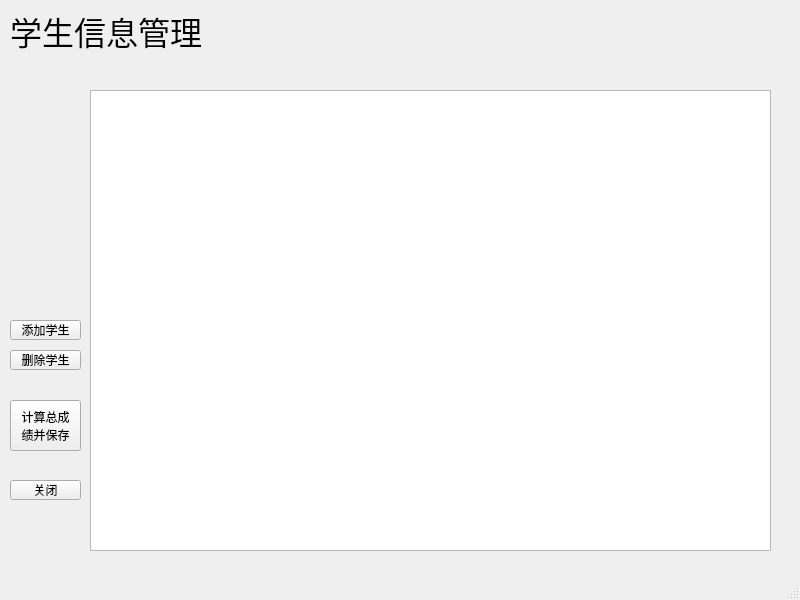
<?xml version="1.0" encoding="UTF-8"?>
<ui version="4.0">
 <class>StudentManage</class>
 <widget class="QMainWindow" name="StudentManage">
  <property name="geometry">
   <rect>
    <x>0</x>
    <y>0</y>
    <width>800</width>
    <height>600</height>
   </rect>
  </property>
  <property name="windowTitle">
   <string>MainWindow</string>
  </property>
  <widget class="QWidget" name="centralwidget">
   <widget class="QLabel" name="label">
    <property name="geometry">
     <rect>
      <x>10</x>
      <y>10</y>
      <width>201</width>
      <height>41</height>
     </rect>
    </property>
    <property name="font">
     <font>
      <family>Adobe Devanagari</family>
      <pointsize>24</pointsize>
     </font>
    </property>
    <property name="text">
     <string>学生信息管理</string>
    </property>
   </widget>
   <widget class="QTableWidget" name="tableWidget">
    <property name="geometry">
     <rect>
      <x>90</x>
      <y>90</y>
      <width>681</width>
      <height>461</height>
     </rect>
    </property>
    <property name="rowCount">
     <number>5</number>
    </property>
    <attribute name="horizontalHeaderVisible">
     <bool>false</bool>
    </attribute>
    <attribute name="verticalHeaderVisible">
     <bool>false</bool>
    </attribute>
    <row/>
    <row/>
    <row/>
    <row/>
    <row/>
   </widget>
   <widget class="QPushButton" name="ButtCalc">
    <property name="geometry">
     <rect>
      <x>10</x>
      <y>400</y>
      <width>71</width>
      <height>51</height>
     </rect>
    </property>
    <property name="text">
     <string>计算总成
绩并保存</string>
    </property>
   </widget>
   <widget class="QPushButton" name="ButtAdd">
    <property name="geometry">
     <rect>
      <x>10</x>
      <y>320</y>
      <width>71</width>
      <height>20</height>
     </rect>
    </property>
    <property name="text">
     <string>添加学生</string>
    </property>
   </widget>
   <widget class="QPushButton" name="ButtDelete">
    <property name="geometry">
     <rect>
      <x>10</x>
      <y>350</y>
      <width>71</width>
      <height>20</height>
     </rect>
    </property>
    <property name="text">
     <string>删除学生</string>
    </property>
   </widget>
   <widget class="QPushButton" name="ButtQuit">
    <property name="geometry">
     <rect>
      <x>10</x>
      <y>480</y>
      <width>71</width>
      <height>20</height>
     </rect>
    </property>
    <property name="text">
     <string>关闭</string>
    </property>
   </widget>
  </widget>
  <widget class="QMenuBar" name="menubar">
   <property name="geometry">
    <rect>
     <x>0</x>
     <y>0</y>
     <width>800</width>
     <height>21</height>
    </rect>
   </property>
  </widget>
  <widget class="QStatusBar" name="statusbar"/>
 </widget>
 <resources/>
 <connections>
  <connection>
   <sender>ButtQuit</sender>
   <signal>clicked()</signal>
   <receiver>StudentManage</receiver>
   <slot>close()</slot>
   <hints>
    <hint type="sourcelabel">
     <x>49</x>
     <y>510</y>
    </hint>
    <hint type="destinationlabel">
     <x>399</x>
     <y>299</y>
    </hint>
   </hints>
  </connection>
 </connections>
</ui>
